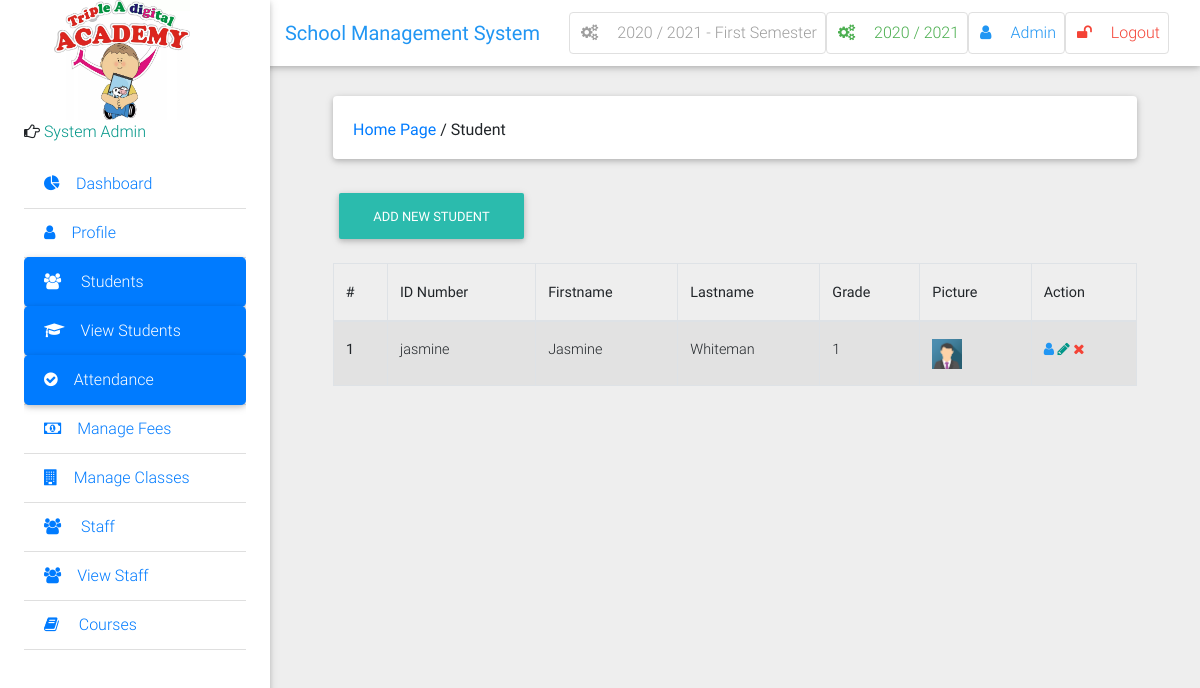
Before: /students/ (signed in) with the older database file.
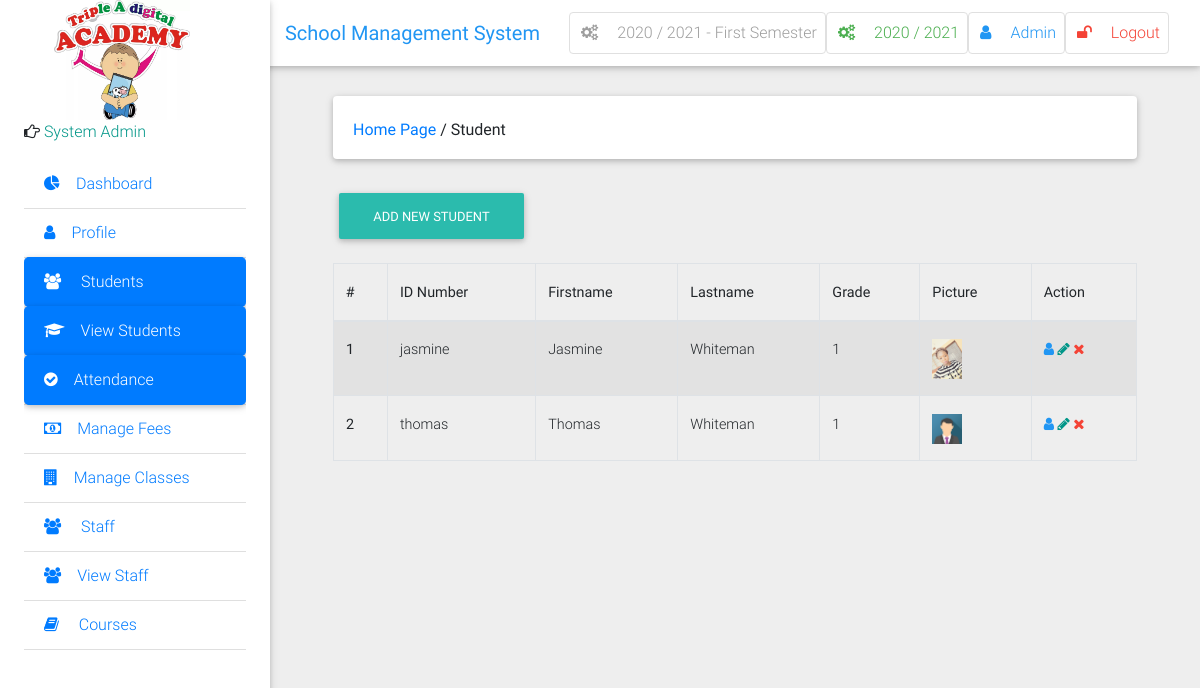
After: the same page with the newer database file.
### school/models.py (models this page shows, shortened)
class Student(models.Model):
    user = models.OneToOneField(User, on_delete=models.CASCADE)
    id_number = models.CharField(max_length=20, unique=True)
    schoolclass = models.ForeignKey(SchoolClass, verbose_name='Class', default='', on_delete=models.CASCADE)
    enrollment_date = models.DateField(auto_now_add=True, null=True, blank=True)
    level = models.ForeignKey(Level, verbose_name='Grade', default='', on_delete=models.CASCADE)

class User(AbstractUser):
    is_student = models.BooleanField(default=False)
    is_lecturer = models.BooleanField(default=False)
    is_librarian = models.BooleanField(default=False)
    is_parent = models.BooleanField(default=False)
    phone = models.CharField(max_length=60, blank=True, null=True)
    address = models.CharField(max_length=60, blank=True, null=True)
    picture = models.ImageField(upload_to="users/pictures/%Y/%m/%d'", blank=True, null=True)
    email = models.EmailField(blank=True, null=True)
    password_type = models.CharField('Password Type', default='Expirable', max_length=200, choices=PASSWORD_TYPES)
    days_for_password_expiry = models.ForeignKey(PasswordConfigurations, on_delete=models.CASCADE, null=True, blank=True)
    last_password_reset_date = models.DateField('Reset On', auto_now=True)
    password_expiry_date = models.DateField(editable=False, null=True, blank=True)
    is_password_expired = models.BooleanField(default=False,)
    username_validator = ASCIIUsernameValidator()
    def get_picture(self):
        no_picture = settings.STATIC_URL + 'img/img_avatar.png'
        try:
            return self.picture.url
        except:
            return no_picture
    def get_full_name(self):
        full_name = self.username
        if self.first_name and self.last_name:
            full_name = self.first_name + " " + self.last_name
        return full_name
    def __str__(self):
        return self.get_full_name()

class Level(models.Model):
    level = models.CharField('Grade', max_length=200, )
    def __str__(self):
        return self.level
    class Meta:
        verbose_name_plural = 'Levels/Grades'
        verbose_name = 'Level/Grade'

### school/views.py (the view)
# urls.py: path('students/', views.student_list, name="student_list"),
@login_required
@lecturer_required
def student_list(request):
    students = Student.objects.all()
    class_count = SchoolClass.objects.all().count()
    user_type = "Student"
    context = {
        "students": students,
        "user_type": user_type,
        'class_count': class_count,
    }
    return render(request, 'students/student_list.html', context)

### school/context_processors.py (called while the page is built)
def session_processor(request):
	current_session = Session.objects.get(is_current_session=True)
	return {"current_session": current_session}

def semester_processor(request):
	current_semester = Semester.objects.get(is_current_semester=True)
	return {"current_semester": current_semester}

### school/models.py (called while the page is built)
    def __str__(self):
        return self.session

    def __str__(self):
        return str(self.session) + ' - ' + str(self.semester)

### school/templates/students/student_list.html (shortened to what this page needs)
{% extends 'school/base.html' %}
{% block side_bar %}
    {% include 'school/partial_active_element.html' with active='students' %}
{% endblock %}
{% block content %}
    <div class="container-fluid mt-5">
        <div class="card mb-4 wow fadeIn">
            <div class="card-body d-sm-flex justify-content-between">
                <h6 class="mb-2 mb-sm-0 pt-1">
                    <a href="/">Home Page</a>
                    <span>/</span>
                    <span>{{ user_type }}</span>
                </h6>
            </div>
        </div>
        {% if request.user.is_superuser %}
            <h6 class="mb-2 mb-sm-0 pt-1">
                {% if class_count > 0 %}
                    <a href="{% url 'add_new_student' %}" class="btn btn-default btn-rounded mb-4">
                        Add New {{ user_type }}
                    </a>
                {% else %}
                    <a href="" class="btn btn-grey btn-rounded mb-4">
                        Add New {{ user_type }}
                    </a>
                    <i style="color: red;">First Add atleast one class</i>
                    <a href="{% url 'add_new_school_class' %}"><i>here</i></a>
                {% endif %}
            </h6>
        {% endif %}
        <div class="table-wrapper-scroll-y">
            <table {% if request.user.is_superuser %} id="table_students_list" {% endif %}
                   class="table table-bordered table-striped">
                <thead>
                <tr>
                    <th scope="col">#</th>
                    <th scope="col">ID Number</th>
                    <th scope="col">Firstname</th>
                    <th scope="col">Lastname</th>
                    <th scope="col">Grade</th>
                    <th scope="col">Picture</th>
                <th scope="col">Action</th>
                </tr>
                </thead>
                <tbody>
                {% for student in students %}
                    <tr>
                        <th scope="row">{{ forloop.counter }}</th>
                        <td>{{ student.id_number }}</td>
                        <td>{{ student.user.first_name }}</td>
                        <td>{{ student.user.last_name }}</td>
                        <td>{{ student.level }}</td>
                        <td><img width="30" src="{{ student.user.get_picture }}" alt="{{ staff.username }}'s image">
                        </td>
                        {% if request.user.is_superuser %}
                            <td>
                                <a href="{% url 'student_details' student.id %}" data-toggle="tooltip" title="View"
                                   class="blue-text"><i class="fa fa-user"></i></a>
                                <a data-toggle="tooltip" title="Edit" href="{% url 'edit_student' pk=student.pk %}"
                                   title="edit" class="teal-text"><i class="fa fa-pencil"></i></a>
                                <a data-toggle="tooltip" title="Delete" href="{% url 'delete_student' pk=student.pk %}"
                                   class="red-text"><i class="fa fa-times"></i></a>
                            </td>
                        {% endif %}
                    </tr>
                {% endfor %}
            </tbody>
            </table>
        </div>
    </div>
    <br>
{% endblock %}

Changed rows visible on the page:
changed Student "jasmine": user.get_picture: picture added in place of a placeholder
added Student: id_number "thomas", user.first_name "Thomas", user.last_name "Whiteman", level "1"
